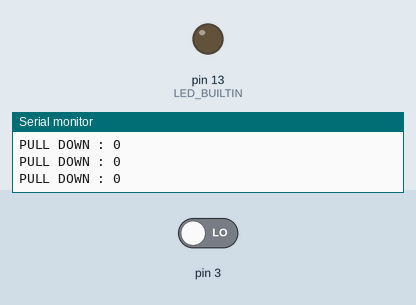
The sketch below on a simulated Arduino Uno, built with avr-gcc and run on an emulated ATmega328P. On the bench: output pins drawn as LEDs (lit = HIGH), the last lines printed to the serial monitor. Inputs (shaded band) come from the test bench; at power-on: pin 3 LOW.

Above: at 1.2 s.
1.3 s: pin 3 driven HIGH
At 1.9 s:
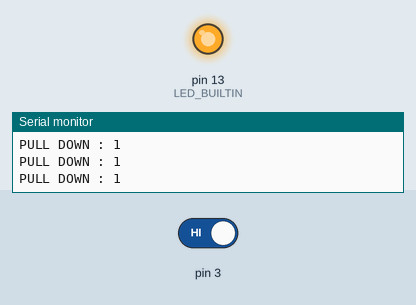
2.8 s: pin 3 driven LOW
At 4.2 s:
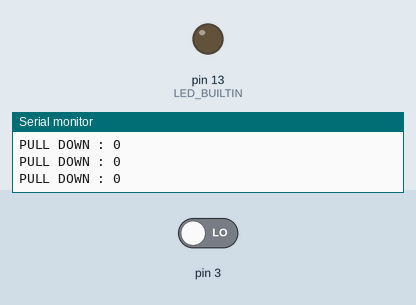
Timing chart, 0 to 5.8 s (numbered marks = the images above; inputs shaded):
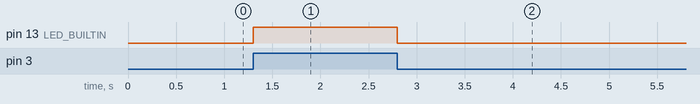

The sketch:

36_pulldown_builtinled1.ino
```cpp
// C++ code
//
void setup()
{
  //pinMode(2,INPUT);
  pinMode(3,INPUT);
  pinMode(LED_BUILTIN,OUTPUT);

  Serial.begin(9600);

}

void loop()
{
  //Serial.print("PULL UP : ");
  //Serial.print(digitalRead(2));
  //Serial.print("			");
  Serial.print("PULL DOWN : ");
  Serial.print(digitalRead(3));
  Serial.print("\n");

  if(digitalRead(3)==1)
  {
    digitalWrite(LED_BUILTIN,HIGH);
  }
  else
  {
    digitalWrite(LED_BUILTIN,LOW);
  }
}
```

Measured:
- after the input at 1.3 s, pin 13 (LED_BUILTIN): LOW → HIGH at once
- after the input at 2.8 s, pin 13 (LED_BUILTIN): HIGH → LOW at once
